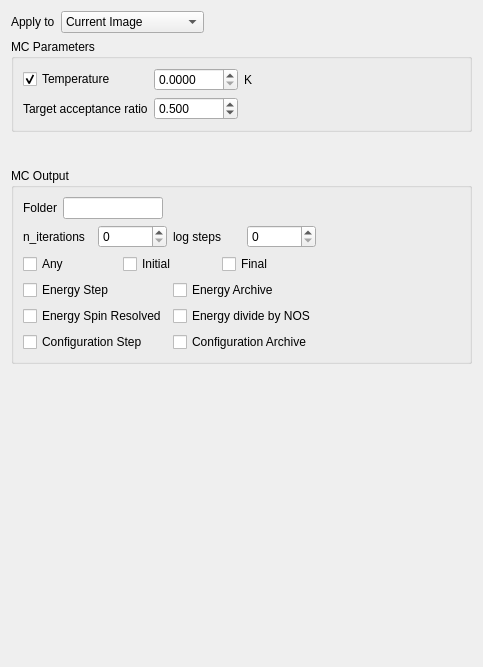
         <widget class="QWidget" name="page_4">
          <property name="geometry">
           <rect>
            <x>0</x>
            <y>0</y>
            <width>483</width>
            <height>667</height>
           </rect>
          </property>
          <property name="sizePolicy">
           <sizepolicy hsizetype="Preferred" vsizetype="Preferred">
            <horstretch>0</horstretch>
            <verstretch>0</verstretch>
           </sizepolicy>
          </property>
          <property name="minimumSize">
           <size>
            <width>0</width>
            <height>0</height>
           </size>
          </property>
          <attribute name="label">
           <string>MC</string>
          </attribute>
          <layout class="QGridLayout" name="gridLayout_3">
           <item row="13" column="0">
            <widget class="QGroupBox" name="groupBox_18">
             <property name="minimumSize">
              <size>
               <width>0</width>
               <height>0</height>
              </size>
             </property>
             <property name="title">
              <string>MC Output</string>
             </property>
             <layout class="QGridLayout" name="gridLayout_94">
              <item row="2" column="4">
               <spacer name="horizontalSpacer_51">
                <property name="orientation">
                 <enum>Qt::Horizontal</enum>
                </property>
                <property name="sizeHint" stdset="0">
                 <size>
                  <width>40</width>
                  <height>20</height>
                 </size>
                </property>
               </spacer>
              </item>
              <item row="3" column="0">
               <layout class="QGridLayout" name="gridLayout_102">
                <item row="0" column="0">
                 <widget class="QCheckBox" name="checkBox_mc_output_energy_step">
                  <property name="text">
                   <string>Energy Step</string>
                  </property>
                 </widget>
                </item>
                <item row="0" column="1">
                 <widget class="QCheckBox" name="checkBox_mc_output_energy_archive">
                  <property name="text">
                   <string>Energy Archive</string>
                  </property>
                 </widget>
                </item>
                <item row="1" column="0">
                 <widget class="QCheckBox" name="checkBox_mc_output_energy_spin_resolved">
                  <property name="text">
                   <string>Energy Spin Resolved</string>
                  </property>
                 </widget>
                </item>
                <item row="2" column="0">
                 <widget class="QCheckBox" name="checkBox_mc_output_configuration_step">
                  <property name="text">
                   <string>Configuration Step</string>
                  </property>
                 </widget>
                </item>
                <item row="1" column="1">
                 <widget class="QCheckBox" name="checkBox_mc_output_energy_divide">
                  <property name="text">
                   <string>Energy divide by NOS</string>
                  </property>
                 </widget>
                </item>
                <item row="2" column="1">
                 <widget class="QCheckBox" name="checkBox_mc_output_configuration_archive">
                  <property name="text">
                   <string>Configuration Archive</string>
                  </property>
                 </widget>
                </item>
               </layout>
              </item>
              <item row="1" column="0">
               <layout class="QGridLayout" name="gridLayout_59">
                <item row="0" column="0">
                 <widget class="QLabel" name="label_60">
                  <property name="text">
                   <string>n_iterations</string>
                  </property>
                 </widget>
                </item>
                <item row="0" column="1">
                 <widget class="QSpinBox" name="spinBox_mc_n_iterations">
                  <property name="maximum">
                   <number>999999999</number>
                  </property>
                 </widget>
                </item>
                <item row="0" column="3">
                 <widget class="QSpinBox" name="spinBox_mc_log_steps">
                  <property name="maximum">
                   <number>999999999</number>
                  </property>
                 </widget>
                </item>
                <item row="0" column="2">
                 <widget class="QLabel" name="label_48">
                  <property name="text">
                   <string>log steps</string>
                  </property>
                 </widget>
                </item>
               </layout>
              </item>
              <item row="2" column="0">
               <layout class="QGridLayout" name="gridLayout_101">
                <item row="0" column="1">
                 <widget class="QCheckBox" name="checkBox_mc_output_initial">
                  <property name="text">
                   <string>Initial</string>
                  </property>
                 </widget>
                </item>
                <item row="0" column="2">
                 <widget class="QCheckBox" name="checkBox_mc_output_final">
                  <property name="text">
                   <string>Final</string>
                  </property>
                 </widget>
                </item>
                <item row="0" column="0">
                 <widget class="QCheckBox" name="checkBox_mc_output_any">
                  <property name="text">
                   <string>Any</string>
                  </property>
                 </widget>
                </item>
               </layout>
              </item>
              <item row="0" column="0">
               <layout class="QGridLayout" name="gridLayout_181">
                <item row="0" column="0">
                 <widget class="QLabel" name="label_12">
                  <property name="text">
                   <string>Folder</string>
                  </property>
                 </widget>
                </item>
                <item row="0" column="1">
                 <widget class="QLineEdit" name="lineEdit_mc_output_folder">
                  <property name="maximumSize">
                   <size>
                    <width>100</width>
                    <height>16777215</height>
                   </size>
                  </property>
                 </widget>
                </item>
                <item row="0" column="2">
                 <spacer name="horizontalSpacer_12">
                  <property name="orientation">
                   <enum>Qt::Horizontal</enum>
                  </property>
                  <property name="sizeHint" stdset="0">
                   <size>
                    <width>40</width>
                    <height>20</height>
                   </size>
                  </property>
                 </spacer>
                </item>
               </layout>
              </item>
             </layout>
            </widget>
           </item>
           <item row="11" column="0">
            <widget class="QGroupBox" name="groupBox_9">
             <property name="minimumSize">
              <size>
               <width>0</width>
               <height>0</height>
              </size>
             </property>
             <property name="title">
              <string>MC Parameters</string>
             </property>
             <layout class="QGridLayout" name="gridLayout_55">
              <item row="0" column="0">
               <layout class="QGridLayout" name="gridLayout_69">
                <item row="0" column="1">
                 <widget class="QDoubleSpinBox" name="doubleSpinBox_mc_temperature">
                  <property name="decimals">
                   <number>4</number>
                  </property>
                  <property name="maximum">
                   <double>1000.000000000000000</double>
                  </property>
                 </widget>
                </item>
                <item row="0" column="0">
                 <widget class="QCheckBox" name="checkBox_mc_temperature">
                  <property name="text">
                   <string>Temperature</string>
                  </property>
                  <property name="checked">
                   <bool>true</bool>
                  </property>
                 </widget>
                </item>
                <item row="1" column="1">
                 <widget class="QDoubleSpinBox" name="doubleSpinBox_mc_acceptance">
                  <property name="decimals">
                   <number>3</number>
                  </property>
                  <property name="maximum">
                   <double>1.000000000000000</double>
                  </property>
                  <property name="singleStep">
                   <double>0.100000000000000</double>
                  </property>
                  <property name="value">
                   <double>0.500000000000000</double>
                  </property>
                 </widget>
                </item>
                <item row="0" column="2">
                 <widget class="QLabel" name="label_59">
                  <property name="text">
                   <string>K</string>
                  </property>
                 </widget>
                </item>
                <item row="1" column="0">
                 <widget class="QLabel" name="label_11">
                  <property name="text">
                   <string>Target acceptance ratio</string>
                  </property>
                 </widget>
                </item>
               </layout>
              </item>
              <item row="0" column="1">
               <spacer name="horizontalSpacer_45">
                <property name="orientation">
                 <enum>Qt::Horizontal</enum>
                </property>
                <property name="sizeHint" stdset="0">
                 <size>
                  <width>40</width>
                  <height>20</height>
                 </size>
                </property>
               </spacer>
              </item>
             </layout>
            </widget>
           </item>
           <item row="14" column="0">
            <spacer name="verticalSpacer_2">
             <property name="orientation">
              <enum>Qt::Vertical</enum>
             </property>
             <property name="sizeHint" stdset="0">
              <size>
               <width>20</width>
               <height>40</height>
              </size>
             </property>
            </spacer>
           </item>
           <item row="12" column="0">
            <spacer name="verticalSpacer_22">
             <property name="orientation">
              <enum>Qt::Vertical</enum>
             </property>
             <property name="sizeType">
              <enum>QSizePolicy::Fixed</enum>
             </property>
             <property name="sizeHint" stdset="0">
              <size>
               <width>20</width>
               <height>30</height>
              </size>
             </property>
            </spacer>
           </item>
           <item row="0" column="0">
            <layout class="QGridLayout" name="gridLayout_15">
             <item row="0" column="0">
              <widget class="QLabel" name="label_8">
               <property name="text">
                <string>Apply to</string>
               </property>
              </widget>
             </item>
             <item row="0" column="1">
              <widget class="QComboBox" name="comboBox_MC_ApplyTo">
               <property name="minimumSize">
                <size>
                 <width>120</width>
                 <height>0</height>
                </size>
               </property>
               <item>
                <property name="text">
                 <string>Current Image</string>
                </property>
               </item>
               <item>
                <property name="text">
                 <string>Current Image Chain</string>
                </property>
               </item>
               <item>
                <property name="text">
                 <string>All Images</string>
                </property>
               </item>
              </widget>
             </item>
             <item row="0" column="2">
              <spacer name="horizontalSpacer_9">
               <property name="orientation">
                <enum>Qt::Horizontal</enum>
               </property>
               <property name="sizeHint" stdset="0">
                <size>
                 <width>40</width>
                 <height>20</height>
                </size>
               </property>
              </spacer>
             </item>
            </layout>
           </item>
          </layout>
         </widget>
